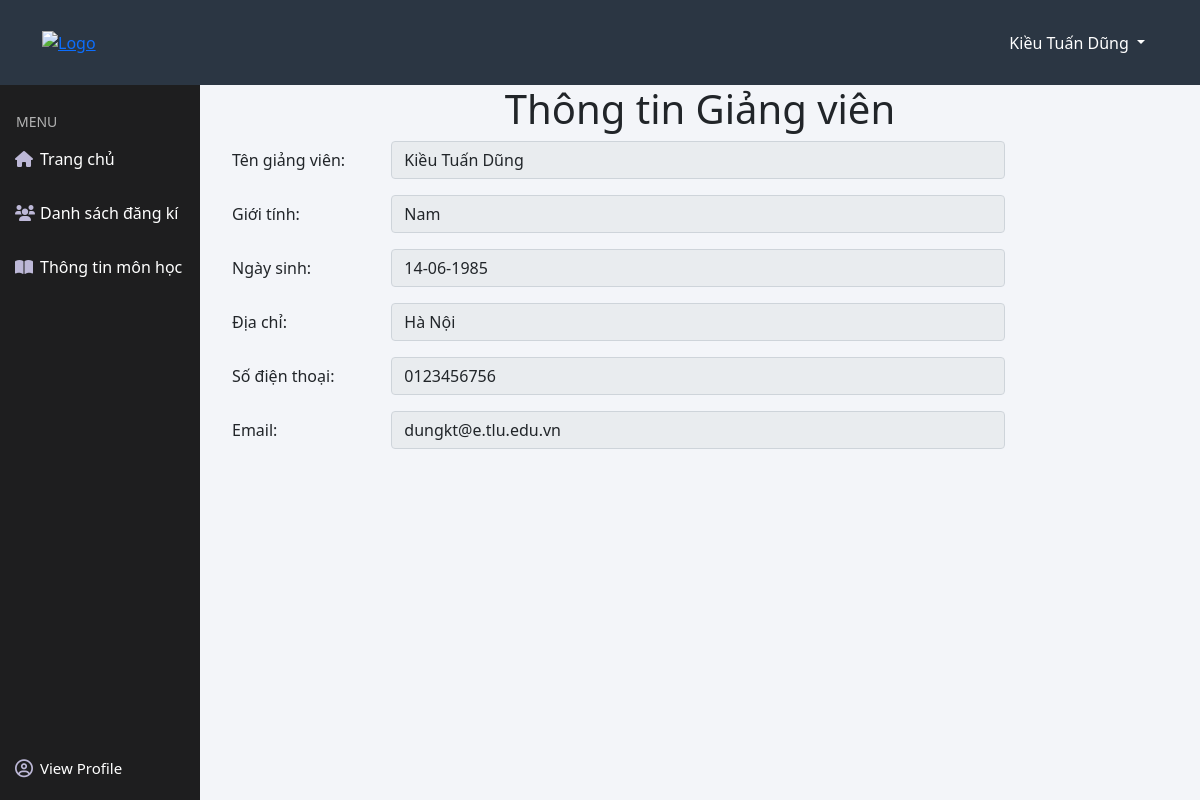
The app's page /view/teacher/teacher_information.php (signed in) with its own data.
### tables this page shows
CREATE TABLE `teacher` (
  `teacher_id` int(10) UNSIGNED NOT NULL,
  `teacher_name` varchar(50) NOT NULL,
  `teacher_gender` tinyint(1) NOT NULL,
  `teacher_birthday` date NOT NULL,
  `teacher_address` varchar(100) NOT NULL,
  `teacher_phone` varchar(15) NOT NULL,
  `teacher_email` varchar(50) NOT NULL,
  `teacher_pass` varchar(100) NOT NULL DEFAULT 'abc',
  `office_id` int(10) UNSIGNED NOT NULL,
  `subject_id` varchar(50) NOT NULL
);

### process/teacher/teacher_information.php (called while the page is built, shortened)
<?php
    include_once '../../config/config.php';
     $sql = "SELECT t.teacher_id,t.teacher_name,t.teacher_gender,t.teacher_birthday,t.teacher_address,t.teacher_phone,t.teacher_email,t.teacher_pass FROM teacher t where t.teacher_email='$user_name'";
     $result = mysqli_query($con,$sql);
     $row=mysqli_fetch_assoc($result);
?>

### view/teacher/teacher_information.php (the view, shortened to what this page needs)
<?php
include '../../partials-front/header.php';
include '../../partials-front/header_nav.php';
include '../../partials-front/teacher_menu.php';
include '../../process/teacher/teacher_information.php';
?>
<main class="d-flex justify-content-end">
    <div class="col-10">
        <div class="container">
            <div class="row justify-content-between">
                <h1 class="text-center">Thông tin Giảng viên</h1>
                <div class="row ">
                    <div class="col-12">
                        <div class="ms-2 mb-3 row">
                            <label for="staticEmail" class="col-sm-2 col-form-label">Tên giảng viên: </label>
                            <div class="col-sm-8">
                                <input type="text" readonly value="<?php echo $row['teacher_name'] ?> "
                                    class="form-control" >
                            </div>
                        </div>
                        <div class="ms-2 mb-3 row">
                            <label for="staticEmail" class="col-sm-2 col-form-label">Giới tính: </label>
                            <div class="col-sm-8">
                                <input type="text" readonly value="<?php
                                if($row['teacher_gender']){
                                    $gender='Nam';
                                }else{
                                    $gender='Nữ';
                                }
                                echo $gender ?> "
                                    class="form-control" >
                            </div>
                        </div>
                        <div class="ms-2 mb-3 row">
                            <label for="staticEmail" class="col-sm-2 col-form-label">Ngày sinh: </label>
                            <div class="col-sm-8">
                                <input type="text" readonly value="<?php
                                 $date = explode('-', $row['teacher_birthday']);
                                 $birthday = $date[2] . '-' . $date[1] . '-' . $date[0];
                                echo $birthday ?> "
                                    class="form-control" >
                            </div>
                        </div>
                        <div class="ms-2 mb-3 row">
                            <label for="staticEmail" class="col-sm-2 col-form-label">Địa chỉ: </label>
                            <div class="col-sm-8">
                                <input type="text" readonly value="<?php echo $row['teacher_address'] ?> "
                                    class="form-control" >
                            </div>
                        </div>
                        <div class="ms-2 mb-3 row">
                            <label for="staticEmail" class="col-sm-2 col-form-label">Số điện thoại: </label>
                            <div class="col-sm-8">
                                <input type="text" readonly value="<?php echo $row['teacher_phone'] ?> "
                                    class="form-control" >
                            </div>
                        </div>
                        <div class="ms-2 mb-3 row">
                            <label for="staticEmail" class="col-sm-2 col-form-label">Email: </label>
                            <div class="col-sm-8">
                                <input type="text" readonly value="<?php echo $row['teacher_email'] ?> "
                                    class="form-control" >
                            </div>
                        </div>
                    </div>
                </div>
            </div>
</main>
<?php
include '../../partials-front/footer.php';
?>

### partials-front/header_nav.php (shortened to what this page needs)
<header class="header position-fixed top-0 w-100">
    <div class="container h-100 d-flex justify-content-between align-items-center">
        <a href="#" class="logo">
            <img class="logo-img" src="http://tlus.edu.vn/wp-content/uploads/2018/06/LogoDHTL-300x300.png" alt="Logo">
        </a>
        <div class="dropdown h-100 menu">
            <button class="btn dropdown-toggle h-100 text-white" type="button" id="dropdownMenuButton1" data-bs-toggle="dropdown" aria-expanded="false">
                <?php
                if (isset($_SESSION['loginSuccess'])) {
                    $user_name = $_SESSION['loginSuccess'];
                    include_once '../../config/config.php';
                    $sql_std = "SELECT * FROM student WHERE std_id = '$user_name'";
                    $result_std = mysqli_query($con, $sql_std);
                    $sql_teacher = "SELECT * FROM teacher WHERE teacher_email = '$user_name'";
                    $result_teacher = mysqli_query($con, $sql_teacher);
                    if (mysqli_num_rows($result_std) > 0) {
                        $row_std = mysqli_fetch_assoc($result_std);
                        echo $row_std['std_name'];
                    } else if (mysqli_num_rows($result_teacher) > 0) {
                        $row_teacher = mysqli_fetch_assoc($result_teacher);
                        echo $row_teacher['teacher_name'];
                    } else {
                        echo "Admin";
                    }
                }
                ?>
            </button>
        </div>
    </div>
</header>

### asset/css/style.css (style rules this page uses)
* { margin: 0; padding: 0; box-sizing: border-box; list-style: none; text-decoration: none; }
body { background: #f3f5f9; }
main { margin-top: 85px; }
.header { height: 85px; background-color: #2b3643; z-index: 1000; }
.logo { width: 80px; }
.logo-img { max-width: 100%; }
.sidebar ul li, .dropdown { height: 54px; }

### records on screen
teacher: teacher_name "Kiều Tuấn Dũng", teacher_gender "Nam", teacher_birthday "14-06-1985", teacher_address "Hà Nội", teacher_phone "0123456756", teacher_email "dungkt@e.tlu.edu.vn"
